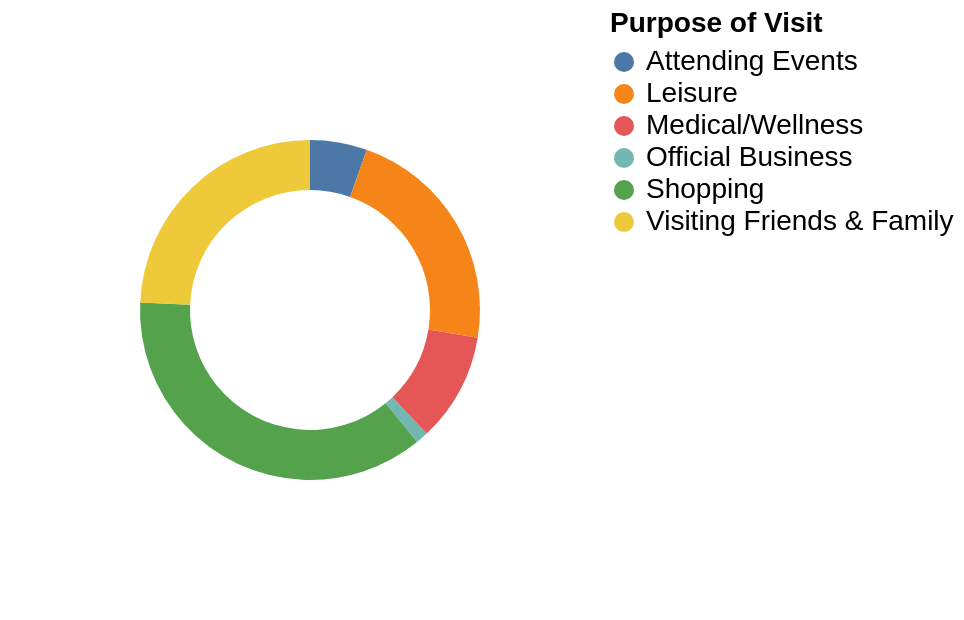

This figure's Vega-Lite source:
### Vega-Lite specification from a JSON file in a GitHub repository (floating-point values rounded to 4 significant figures)
{"$schema": "https://vega.github.io/schema/vega-lite/v5.json", "width": 300, "height": 300, "data": {"values": [{"Category": "Official Business", "Value": 1.2}, {"Category": "Attending Events", "Value": 5.4}, {"Category": "Medical/Wellness", "Value": 10.3}, {"Category": "Leisure", "Value": 22.1}, {"Category": "Shopping", "Value": 36.4}, {"Category": "Visiting Friends & Family", "Value": 24.2}]}, "encoding": {"color": {"field": "Category", "type": "nominal", "legend": {"title": "Purpose of Visit", "titleFontSize": 14, "labelFontSize": 14, "orient": "right", "offset": 0}}, "theta": {"field": "Value", "type": "quantitative"}, "tooltip": [{"field": "Category", "title": "Purpose of Visit"}, {"field": "Value", "title": "Percentage", "format": ".1f"}]}, "mark": {"type": "arc", "innerRadius": 60, "outerRadius": 85, "tooltip": true}, "config": {"tooltip": {"size": {"value": 15}}}}
